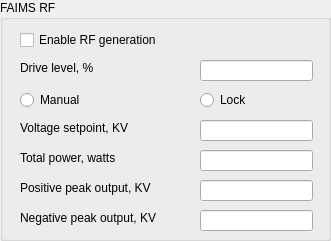
     <widget class="QGroupBox" name="gbFAIMS_RF">
      <property name="geometry">
       <rect>
        <x>50</x>
        <y>20</y>
        <width>331</width>
        <height>241</height>
       </rect>
      </property>
      <property name="title">
       <string>FAIMS RF</string>
      </property>
      <widget class="QCheckBox" name="chkFMenable">
       <property name="geometry">
        <rect>
         <x>20</x>
         <y>30</y>
         <width>161</width>
         <height>20</height>
        </rect>
       </property>
       <property name="text">
        <string>Enable RF generation</string>
       </property>
      </widget>
      <widget class="QLineEdit" name="leSFMDRV">
       <property name="geometry">
        <rect>
         <x>200</x>
         <y>60</y>
         <width>113</width>
         <height>21</height>
        </rect>
       </property>
      </widget>
      <widget class="QLabel" name="label_153">
       <property name="geometry">
        <rect>
         <x>20</x>
         <y>60</y>
         <width>161</width>
         <height>16</height>
        </rect>
       </property>
       <property name="text">
        <string>Drive level, %</string>
       </property>
      </widget>
      <widget class="QLabel" name="label_154">
       <property name="geometry">
        <rect>
         <x>20</x>
         <y>150</y>
         <width>171</width>
         <height>16</height>
        </rect>
       </property>
       <property name="text">
        <string>Total power, watts</string>
       </property>
      </widget>
      <widget class="QLabel" name="label_155">
       <property name="geometry">
        <rect>
         <x>20</x>
         <y>180</y>
         <width>171</width>
         <height>16</height>
        </rect>
       </property>
       <property name="text">
        <string>Positive peak output, KV</string>
       </property>
      </widget>
      <widget class="QLabel" name="label_156">
       <property name="geometry">
        <rect>
         <x>20</x>
         <y>210</y>
         <width>171</width>
         <height>16</height>
        </rect>
       </property>
       <property name="text">
        <string>Negative peak output, KV</string>
       </property>
      </widget>
      <widget class="QLineEdit" name="leGFMPWR">
       <property name="geometry">
        <rect>
         <x>200</x>
         <y>150</y>
         <width>113</width>
         <height>21</height>
        </rect>
       </property>
       <property name="readOnly">
        <bool>true</bool>
       </property>
      </widget>
      <widget class="QLineEdit" name="leGFMPV">
       <property name="geometry">
        <rect>
         <x>200</x>
         <y>180</y>
         <width>113</width>
         <height>21</height>
        </rect>
       </property>
       <property name="readOnly">
        <bool>true</bool>
       </property>
      </widget>
      <widget class="QLineEdit" name="leGFMNV">
       <property name="geometry">
        <rect>
         <x>200</x>
         <y>210</y>
         <width>113</width>
         <height>21</height>
        </rect>
       </property>
       <property name="readOnly">
        <bool>true</bool>
       </property>
      </widget>
      <widget class="QLineEdit" name="leSFMSP">
       <property name="geometry">
        <rect>
         <x>200</x>
         <y>120</y>
         <width>113</width>
         <height>21</height>
        </rect>
       </property>
      </widget>
      <widget class="QLabel" name="label_214">
       <property name="geometry">
        <rect>
         <x>20</x>
         <y>120</y>
         <width>161</width>
         <height>16</height>
        </rect>
       </property>
       <property name="text">
        <string>Voltage setpoint, KV</string>
       </property>
      </widget>
      <widget class="QRadioButton" name="rbSFMLOCK_FALSE">
       <property name="geometry">
        <rect>
         <x>20</x>
         <y>90</y>
         <width>100</width>
         <height>20</height>
        </rect>
       </property>
       <property name="text">
        <string>Manual</string>
       </property>
      </widget>
      <widget class="QRadioButton" name="rbSFMLOCK_TRUE">
       <property name="geometry">
        <rect>
         <x>200</x>
         <y>90</y>
         <width>100</width>
         <height>20</height>
        </rect>
       </property>
       <property name="text">
        <string>Lock</string>
       </property>
      </widget>
     </widget>
